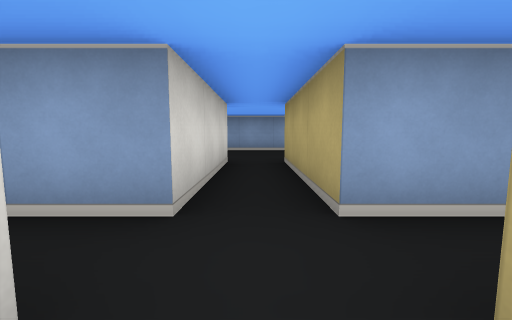
[1] (above)

16 first-person views from a walk through a cub3D maze. The camera is about half as high as the walls, tilts 6° down and sees 90° across. The floor is counted in squares. Each view is taken from the middle of a square. On the plan, view 1 faces up. The plan holds only what a view shows up to about 9 squares ahead; the rest is blank.

[2]
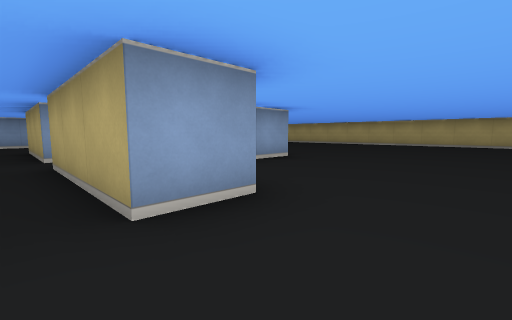

[3]
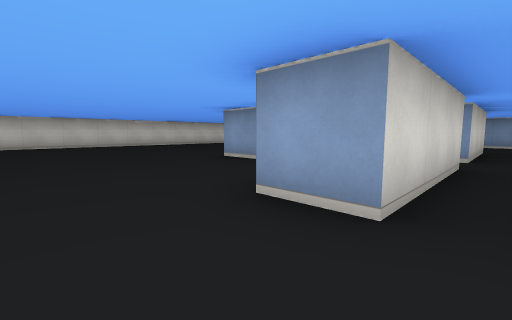

[4]
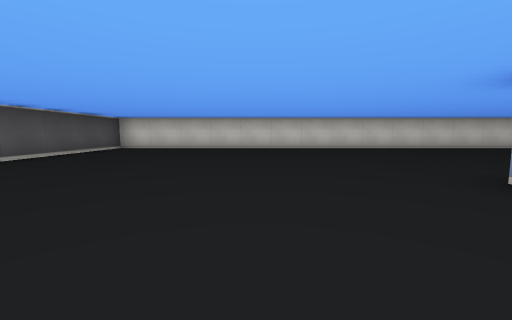

[5]
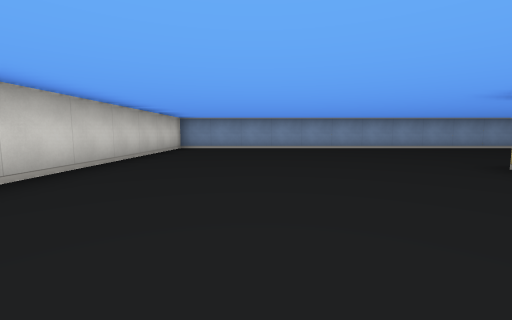

[6]
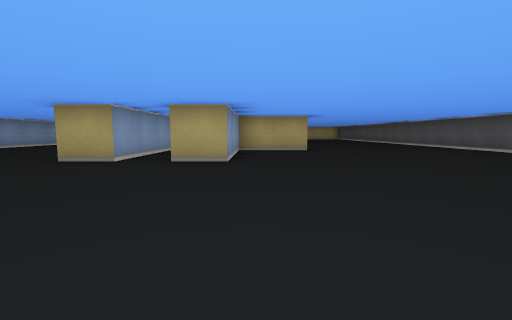

[7]
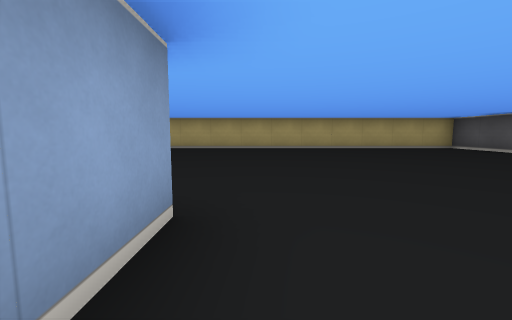

[8]
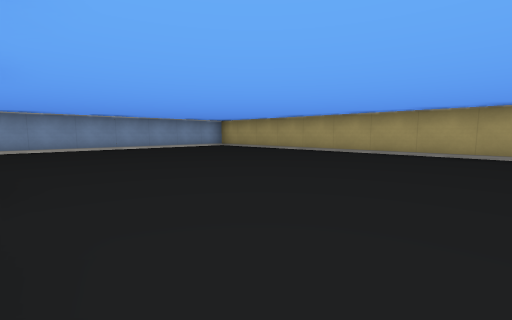

[9]
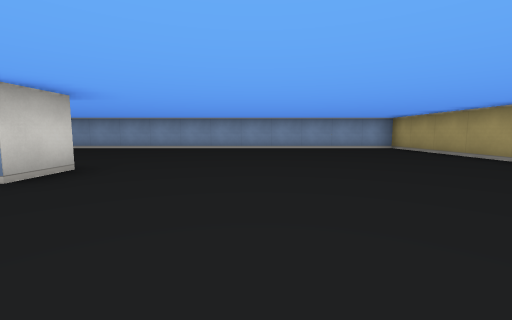

[10]
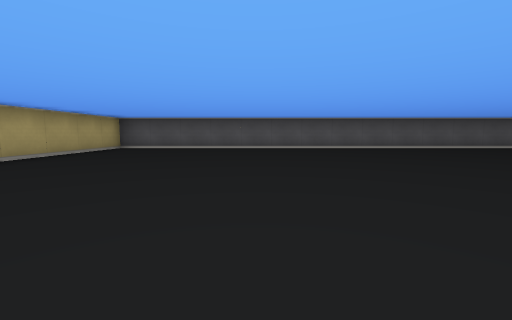

[11]
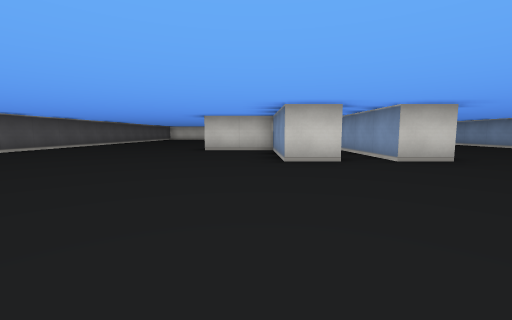

[12]
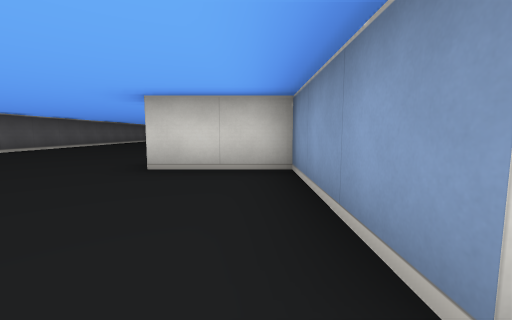

[13]
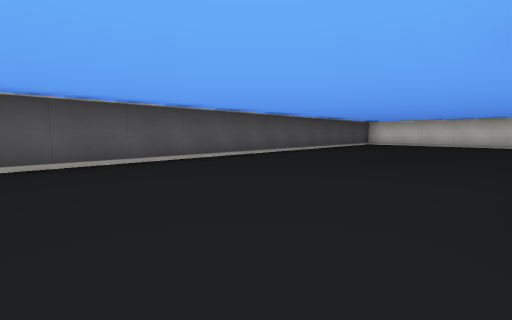

[14]
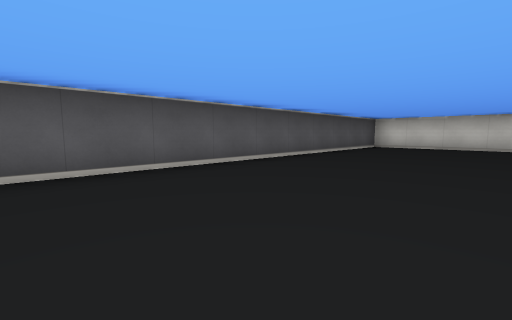

[15]
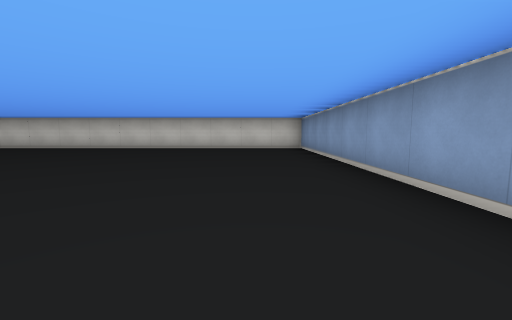

[16]
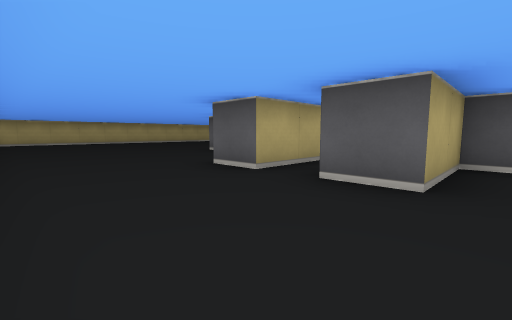

### Floor plan
Points are (right, up) in squares from view 1. A wall is a line through its corners. A room is listed if a view was taken in it or the views show most of it. See-through windows are left out.
Room 1 (view 1)
walls: (-0.5, 0.5) (-0.5, -2.5); (0.5, -2.5) (0.5, 0.5); (4.5, 1.5) (0.5, 1.5)
ways out: opening at (0, -0.5) to room 2; opening at (4, 1) to room 2
Room 2 (views 2, 3, 4, 5, 6, 7, 8, 9, 10, 11, 12, 13, 14, 15, 16)
walls: (-0.5, -2.5) (-1.5, -2.5) (-1.5, -0.5) (-4.5, -0.5) (-4.5, 0.5); (0.5, 1.5) (0.5, 4.5) (1.5, 4.5); (4.5, 0.6) (4.5, -0.5) (1.5, -0.5) (1.5, -2.5) (0.5, -2.5); (4.5, 2.6) (4.5, 1.5); (-2.1, 2.5) (-1.5, 2.5) (-1.5, 4.5) (-0.5, 4.5) (-0.5, 1.5) (-4.5, 1.5) (-4.5, 2.5); (11.5, -7.5) (11.5, 7.5) (-10.5, 7.5) (-10.5, -7.5) (11.5, -7.5)
ways out: opening at (0, -0.5) to room 1; opening at (4, 1) to room 1

Positions as (right, up) in squares from view 1, and headings:
1: (0, 0), facing up
2: (0, -4), facing up-right
3: (0, -4), facing up-left
4: (-2, -3), facing left
5: (-8, -1), facing up
6: (-9, -1), facing right
7: (3, -1), facing right
8: (5, -1), facing up-right
9: (7, -1), facing up
10: (7, 1), facing down
11: (9, -1), facing left
12: (5, -1), facing left
13: (1, -3), facing down-left
14: (-1, -4), facing down-left
15: (-2, 6), facing left
16: (-2, 7), facing down-right
